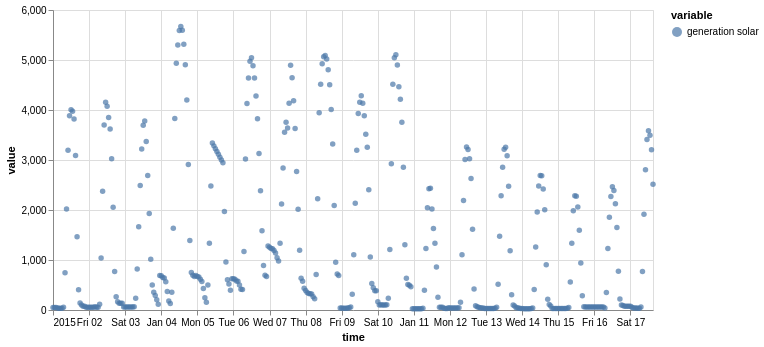

The notebook cell saved with this chart:
### Markdown cell above
With univariate TimeSeries

### Code cell
on.Plot(ts_uni.head(400))\
    .add(on.marks.dots)\
    .properties(width=600)\
    .show()

### Figure 1 — Vega specification as saved in the notebook (floating-point values rounded to 4 significant figures; data arrays with more than 128 entries replaced by an {"elided": "..."} marker saying what was removed)
{"$schema": "https://vega.github.io/schema/vega/v5.json", "data": [{"name": "source_0", "values": {"elided": "400 records"}, "transform": [{"type": "formula", "expr": "toDate(datum['time'])", "as": "time"}]}, {"name": "source_0_y_domain_value", "values": [{"min": 23.0, "max": 5668.0}]}, {"name": "source_0_color_domain_variable", "values": [{"variable": "generation solar"}]}], "marks": [{"type": "symbol", "name": "layer_0_marks", "from": {"data": "source_0"}, "encode": {"update": {"opacity": {"value": 0.7}, "fill": {"field": "variable", "scale": "color"}, "x": {"field": "time", "scale": "x"}, "y": {"field": "value", "scale": "y"}, "shape": {"value": "circle"}}}, "style": ["circle"]}], "scales": [{"name": "x", "type": "time", "domain": {"data": "source_0", "field": "time"}, "range": [0, {"signal": "width"}]}, {"name": "y", "type": "linear", "domain": [{"signal": "(data(\"source_0_y_domain_value\")[0] || {}).min"}, {"signal": "(data(\"source_0_y_domain_value\")[0] || {}).max"}], "range": [{"signal": "height"}, 0], "zero": true, "nice": true}, {"name": "color", "type": "ordinal", "domain": {"data": "source_0_color_domain_variable", "field": "variable", "sort": true}, "range": "category"}], "axes": [{"scale": "x", "zindex": 0, "maxExtent": 0, "minExtent": 0, "grid": true, "gridScale": "y", "domain": false, "orient": "bottom", "labels": false, "aria": false, "tickCount": {"signal": "ceil(width/40)"}, "ticks": false}, {"scale": "y", "orient": "left", "minExtent": 0, "zindex": 0, "ticks": false, "gridScale": "x", "domain": false, "grid": true, "labels": false, "aria": false, "maxExtent": 0, "tickCount": {"signal": "ceil(height/40)"}}, {"scale": "x", "labelFlush": true, "title": "time", "grid": false, "tickCount": {"signal": "ceil(width/40)"}, "zindex": 0, "orient": "bottom", "labelOverlap": true}, {"scale": "y", "labelOverlap": true, "tickCount": {"signal": "ceil(height/40)"}, "zindex": 0, "grid": false, "title": "value", "orient": "left"}], "padding": 5, "background": "white", "style": "cell", "width": 600, "height": 300, "legends": [{"fill": "color", "symbolType": "circle", "title": "variable", "encode": {"symbols": {"update": {"opacity": {"value": 0.7}}}}}]}
